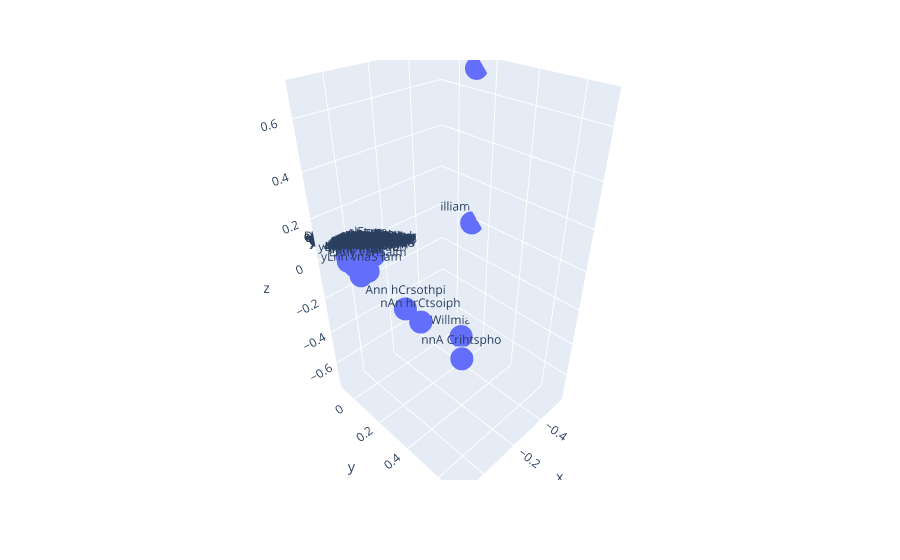

Write notebook code for a chart like this one.
### Code cell
df2 = pd.DataFrame(U, columns = ['x', 'y', 'z'])
# df2 = pd.DataFrame(U, columns = ['x', 'y'])
df2['name'] = data
df2

fig = px.scatter_3d(df2, x="x", y="y", z = 'z', text="name")
# fig = px.scatter(df2, x="x", y="y", text="name")
fig.update_layout(yaxis_range=[-1,1])
fig.update_layout(xaxis_range=[-1,1])
# fig.update_layout(zaxis_range=[-1,1])


fig

### Figure 1 — Plotly figure (JSON) as saved in the notebook; plotly's stock layout.template omitted (floating-point values rounded to 4 significant figures; data arrays with more than 128 entries replaced by an {"elided": "..."} marker saying what was removed)
{"data": [{"hovertemplate": "x=%{x}<br>y=%{y}<br>z=%{z}<br>name=%{text}<extra></extra>", "legendgroup": "", "marker": {"color": "#636efa", "symbol": "circle"}, "mode": "markers+text", "name": "", "scene": "scene", "showlegend": false, "text": {"elided": "165 str values"}, "type": "scatter3d", "x": {"elided": "165 float values"}, "y": {"elided": "165 float values"}, "z": {"elided": "165 float values"}}], "layout": {"legend": {"tracegroupgap": 0}, "margin": {"t": 60}, "scene": {"domain": {"x": [0, 1], "y": [0, 1]}, "xaxis": {"title": {"text": "x"}}, "yaxis": {"title": {"text": "y"}}, "zaxis": {"title": {"text": "z"}}}, "xaxis": {"range": [-1, 1]}, "yaxis": {"range": [-1, 1]}}}
